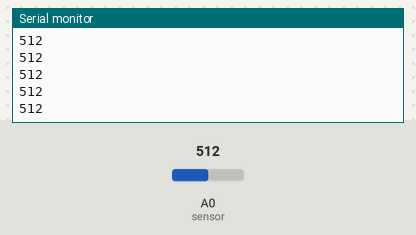
This sketch was run on a simulated Arduino Uno, built with avr-gcc and run on an emulated ATmega328P. Parts: the last lines printed to the serial monitor. Inputs (shaded band) come from the test bench; at power-on: A0 (sensor) = 512.

Above: at 1.2 s.
1.3 s: A0 (sensor) set to 716
At 2.4 s:
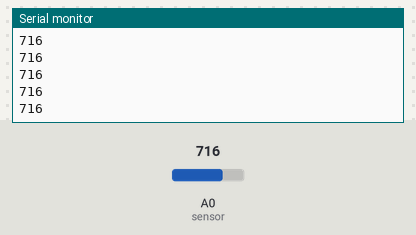
2.8 s: A0 (sensor) set to 900
At 3.8 s:
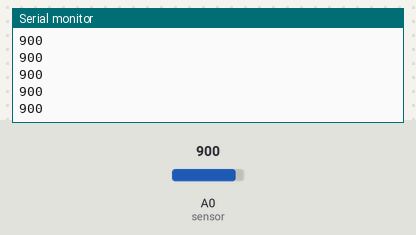
Timing chart, 0 to 5.8 s (numbered marks = the images above; inputs shaded):
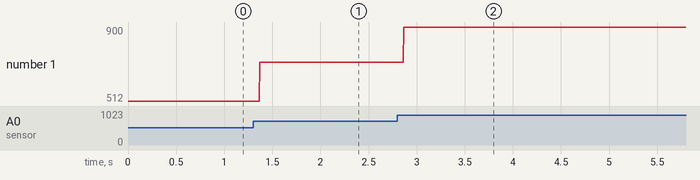

The sketch:

LecturaAnaloga_aSerial.ino
```cpp
//Code for the QRE1113 Analog board
//Outputs via the serial terminal - Lower numbers mean more reflected

int sensor = 0;


void setup(){
  Serial.begin(9600);
}


void loop(){

  int valor = analogRead(sensor);
  Serial.println(valor);
delay(2);
}
```

Measured:
- after the input at 1.3 s, the serial monitor: prints a new line after 0.07 s (image 1)
- after the input at 2.8 s, the serial monitor: prints a new line after 0.07 s (image 2)
- plotted number 1: 512 → 716 after the input at 1.3 s, 716 → 900 after the input at 2.8 s
